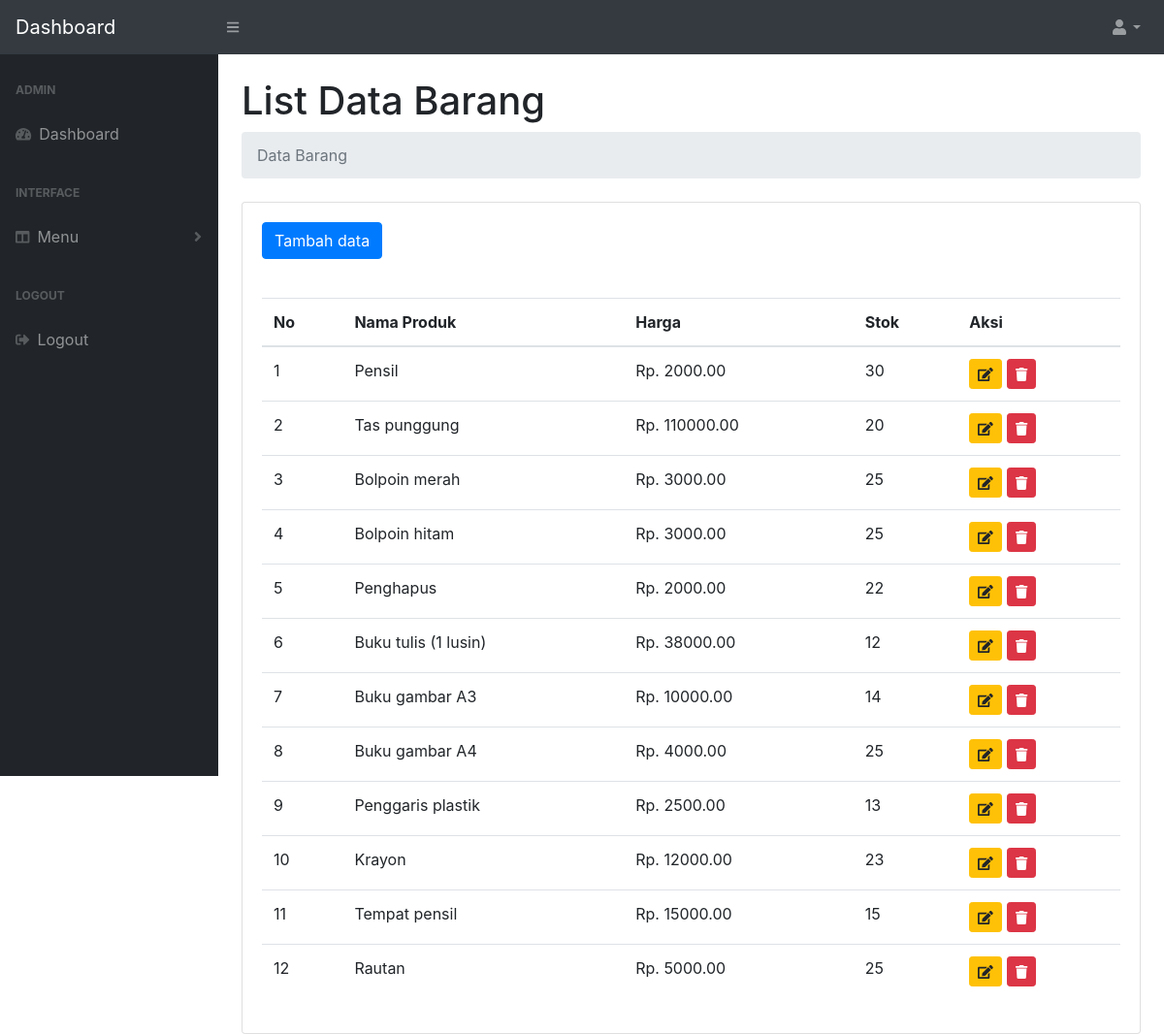
The app's page /ukk_kasir/administrator/barang/data_barang1.php (signed in) with its own data.
### tables this page shows
CREATE TABLE `produk` (
  `ProdukID` int(11) NOT NULL,
  `NamaProduk` varchar(255) NOT NULL,
  `Harga` decimal(10,2) NOT NULL,
  `Stok` int(11) NOT NULL
);

### ukk_kasir/administrator/barang/data_barang1.php (the view, shortened to what this page needs)
<!DOCTYPE html>
<html lang="en">
    <head>
        <link href="../css/styles.css" rel="stylesheet" />
        <link href="https://cdn.datatables.net/1.10.20/css/dataTables.bootstrap4.min.css" rel="stylesheet" />
    </head>
    <body class="sb-nav-fixed">
        <nav class="sb-topnav navbar navbar-expand navbar-dark bg-dark">
            <a class="navbar-brand" href="index.html">Dashboard</a>
            <button class="btn btn-link btn-sm order-1 order-lg-0" id="sidebarToggle" href="#"><i class="fas fa-bars"></i></button>
            <ul class="navbar-nav ml-auto ml-md-6">
                <li class="nav-item dropdown">
                    <a class="nav-link dropdown-toggle" id="userDropdown" href="#" role="button" data-toggle="dropdown" aria-haspopup="true" aria-expanded="false"><i class="fas fa-user fa-fw"></i></a>
                </li>
            </ul>
        </nav>
        <div id="layoutSidenav">
            <div id="layoutSidenav_nav">
                <nav class="sb-sidenav accordion sb-sidenav-dark" id="sidenavAccordion">
                    <div class="sb-sidenav-menu">
                        <div class="nav">
						<div class="sb-sidenav-menu-heading">Admin</div>
                            <a class="nav-link" href="../index1.php">
                                <div class="sb-nav-link-icon"><i class="fas fa-tachometer-alt"></i></div>
                                Dashboard
                            </a>
                            <div class="sb-sidenav-menu-heading">Interface</div>
                            <a class="nav-link collapsed" href="#" data-toggle="collapse" data-target="#collapseLayouts" aria-expanded="false" aria-controls="collapseLayouts">
                                <div class="sb-nav-link-icon"><i class="fas fa-columns"></i></div>
                              Menu
                                <div class="sb-sidenav-collapse-arrow"><i class="fas fa-angle-down"></i></div>
                            </a>
                            <div class="sb-sidenav-menu-heading">Logout</div>
                            <a class="nav-link" href="../../logout.php">
                                <div class="sb-nav-link-icon"><i class="fas fa-sign-out-alt"></i></div>
                              Logout
                            </a>
                </nav>
            </div>
    <div id="layoutSidenav_content">
        <main>
            <div class="container-fluid">
            <h1 class="mt-4">List Data Barang</h1>
            <ol class="breadcrumb mb-4">
                <li class="breadcrumb-item active">Data Barang</li>
            </ol>
<div class="card mt-2">
	<div class="card-body">
		<button type="button" class="btn btn-primary" data-toggle="modal" data-target="#exampleModalCenter">
		Tambah data
		</button>
	</div>
	<div class="card-body">
		<table class="table">
			<thead>
				<tr>
					<th>No</th>
					<th>Nama Produk</th>
					<th>Harga</th>
					<th>Stok</th>
					<th>Aksi</th>
				</tr>
			</thead>
			<tbody>
				<?php
				include '../../koneksi.php';
				$no = 1;
				$data = mysqli_query($koneksi,"select * from produk");
				while($d = mysqli_fetch_array($data)){
					?>
					<tr>
						<td><?php echo $no++; ?></td>
						<td><?php echo $d['NamaProduk']; ?></td>
						<td>Rp. <?php echo $d['Harga']; ?></td>
						<td><?php echo $d['Stok']; ?></td>
						<td>
						<button type="button" class="btn btn-warning btn-sm" data-toggle="modal" data-target="#exampleModalCenter<?php echo $d['ProdukID']; ?>">
						<i class="fa fa-edit"></i>
							</button>
                              <button type="button" class="btn btn-danger btn-sm" data-toggle="modal" data-target="#hapus-kat<?php echo $d['ProdukID']; ?>" title="Hapus">
                              <i class="fa fa-trash"></i>
                              </button>
						</td>
					</tr>
							</div>
						</div>
					</div>
				<?php } ?>
    </body>
</html>

### records on screen
produk: NamaProduk "Pensil", Harga "2000.00", Stok "30"
produk: NamaProduk "Tas punggung", Harga "110000.00", Stok "20"
produk: NamaProduk "Bolpoin merah", Harga "3000.00", Stok "25"
produk: NamaProduk "Bolpoin hitam", Harga "3000.00", Stok "25"
produk: NamaProduk "Penghapus", Harga "2000.00", Stok "22"
produk: NamaProduk "Buku tulis (1 lusin)", Harga "38000.00", Stok "12"
produk: NamaProduk "Buku gambar A3", Harga "10000.00", Stok "14"
produk: NamaProduk "Buku gambar A4", Harga "4000.00", Stok "25"
produk: NamaProduk "Penggaris plastik", Harga "2500.00", Stok "13"
produk: NamaProduk "Krayon", Harga "12000.00", Stok "23"
produk: NamaProduk "Tempat pensil", Harga "15000.00", Stok "15"
produk: NamaProduk "Rautan", Harga "5000.00", Stok "25"
